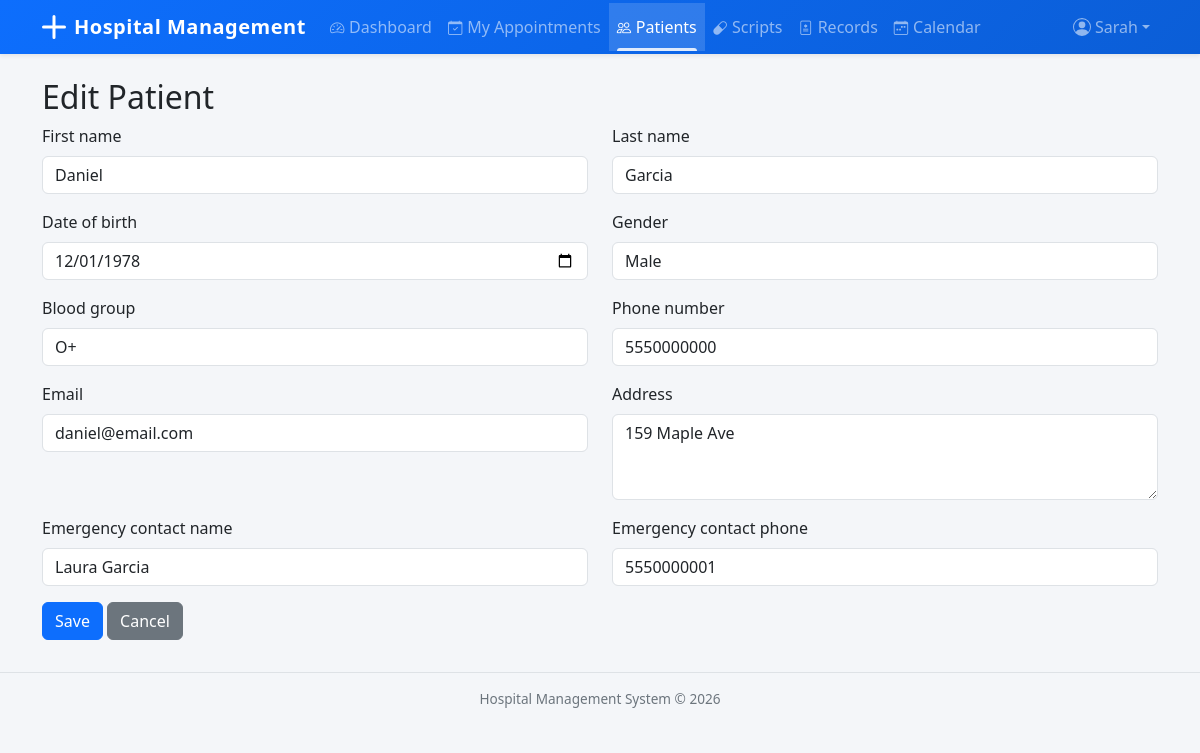
Screenshot of /patients/10/update/ (signed in) with the database file from the repository.
### accounts/models.py (models this page shows, shortened)
class User(AbstractUser):
    class Role(models.TextChoices):
        ADMIN = 'Admin', 'Admin'
        DOCTOR = 'Doctor', 'Doctor'
        RECEPTIONIST = 'Receptionist', 'Receptionist'
    role = models.CharField(max_length=20, choices=Role.choices, default=Role.RECEPTIONIST)
    phone_number = models.CharField(max_length=15, blank=True)

### patients/models.py (models this page shows, shortened)
class Patient(models.Model):
    class Gender(models.TextChoices):
        MALE = 'Male', 'Male'
        FEMALE = 'Female', 'Female'
        OTHER = 'Other', 'Other'
    class BloodGroup(models.TextChoices):
        A_POS = 'A+', 'A+'
        A_NEG = 'A-', 'A-'
        B_POS = 'B+', 'B+'
        B_NEG = 'B-', 'B-'
        AB_POS = 'AB+', 'AB+'
        AB_NEG = 'AB-', 'AB-'
        O_POS = 'O+', 'O+'
        O_NEG = 'O-', 'O-'
    first_name = models.CharField(max_length=50)
    last_name = models.CharField(max_length=50)
    date_of_birth = models.DateField()
    gender = models.CharField(max_length=10, choices=Gender.choices)
    blood_group = models.CharField(max_length=5, choices=BloodGroup.choices, blank=True)
    phone_number = models.CharField(max_length=15)
    email = models.EmailField(blank=True)
    address = models.TextField(blank=True)
    emergency_contact_name = models.CharField(max_length=100, blank=True)
    emergency_contact_phone = models.CharField(max_length=15, blank=True)
    registered_date = models.DateTimeField(auto_now_add=True)
    class Meta:
        ordering = ['first_name', 'last_name']

### patients/views.py (the view, shortened to what this page needs)
# urls.py: path('<int:pk>/update/', views.PatientUpdateView.as_view(), name='patient_update'),
class PatientUpdateView(LoginRequiredMixin, UpdateView):
    model = Patient
    form_class = PatientForm
    template_name = 'patients/patient_form.html'
    success_url = reverse_lazy('patient_list')

### patients/forms.py
class PatientForm(forms.ModelForm):
    class Meta:
        model = Patient
        fields = '__all__'
        widgets = {
            'date_of_birth': forms.DateInput(attrs={'type': 'date'}),
            'address': forms.Textarea(attrs={'rows': 3}),
        }
    def __init__(self, *args, **kwargs):
        super().__init__(*args, **kwargs)
        for field in self.visible_fields():
            field.field.widget.attrs.setdefault('class', 'form-control')

### templates/patients/patient_form.html (shortened to what this page needs)
{% extends 'base.html' %}
{% block content %}
<h2>{% if form.instance.pk %}Edit Patient{% else %}Register Patient{% endif %}</h2>
<form method="post">
    <div class="row">
    {% for field in form %}
        <div class="col-md-6 mb-3">
            <label class="form-label">{{ field.label }}</label>
            {{ field }}
        </div>
    {% endfor %}
    </div>
    <button type="submit" class="btn btn-primary">Save</button>
    <a href="{% url 'patient_list' %}" class="btn btn-secondary">Cancel</a>
</form>
{% endblock %}

### templates/base.html (shortened to what this page needs)
<!DOCTYPE html>
<html lang="en">
<head>
    <link href="https://cdn.jsdelivr.net/npm/bootstrap@5.3.0/dist/css/bootstrap.min.css" rel="stylesheet">
    <link rel="stylesheet" href="https://cdn.jsdelivr.net/npm/bootstrap-icons@1.11.3/font/bootstrap-icons.min.css">
</head>
<body>
    <nav class="navbar navbar-expand-lg navbar-dark bg-primary shadow-sm">
        <div class="container">
            <a class="navbar-brand d-flex align-items-center" href="{% url 'dashboard_redirect' %}">
                <svg xmlns="http://www.w3.org/2000/svg" width="24" height="24" fill="currentColor" class="me-2" viewBox="0 0 16 16">
                    <path d="M8 0a1 1 0 0 1 1 1v6h6a1 1 0 1 1 0 2H9v6a1 1 0 1 1-2 0V9H1a1 1 0 0 1 0-2h6V1a1 1 0 0 1 1-1z"/>
                </svg>
                <span class="d-none d-sm-inline">Hospital Management</span><span class="d-sm-none">HMS</span>
            </a>
            <div class="collapse navbar-collapse" id="navbarNav">
                {% if user.is_authenticated %}
                <ul class="navbar-nav me-auto">
                    {% if user.role == 'Admin' %}
                    <li class="nav-item"><a class="nav-link{% if request.resolver_match.url_name == 'admin_dashboard' %} active{% endif %}" href="{% url 'admin_dashboard' %}"><i class="bi bi-speedometer2 nav-icon"></i>Dashboard</a></li>
                    <li class="nav-item"><a class="nav-link{% if request.resolver_match.url_name == 'department_list' %} active{% endif %}" href="{% url 'department_list' %}"><i class="bi bi-building nav-icon"></i>Departments</a></li>
                    <li class="nav-item"><a class="nav-link{% if 'doctor' in request.resolver_match.url_name %} active{% endif %}" href="{% url 'doctor_list' %}"><i class="bi bi-person-badge nav-icon"></i>Doctors</a></li>
                    <li class="nav-item"><a class="nav-link{% if 'patient' in request.resolver_match.url_name %} active{% endif %}" href="{% url 'patient_list' %}"><i class="bi bi-people nav-icon"></i>Patients</a></li>
                    <li class="nav-item"><a class="nav-link{% if 'appointment' in request.resolver_match.url_name %} active{% endif %}" href="{% url 'appointment_list' %}"><i class="bi bi-calendar-check nav-icon"></i>Appointments</a></li>
                    <li class="nav-item"><a class="nav-link{% if 'prescription' in request.resolver_match.url_name %} active{% endif %}" href="{% url 'prescription_list' %}"><i class="bi bi-capsule nav-icon"></i>Prescriptions</a></li>
                    <li class="nav-item"><a class="nav-link{% if 'record' in request.resolver_match.url_name %} active{% endif %}" href="{% url 'medical_record_list' %}"><i class="bi bi-file-medical nav-icon"></i>Records</a></li>
                    <li class="nav-item"><a class="nav-link{% if 'report' in request.resolver_match.url_name %} active{% endif %}" href="{% url 'patient_report' %}"><i class="bi bi-graph-up nav-icon"></i>Reports</a></li>
                    <li class="nav-item"><a class="nav-link{% if 'calendar' in request.resolver_match.url_name %} active{% endif %}" href="{% url 'doctor_calendar' %}"><i class="bi bi-calendar-week nav-icon"></i>Calendar</a></li>
                    {% elif user.role == 'Doctor' %}
                    <li class="nav-item"><a class="nav-link{% if request.resolver_match.url_name == 'doctor_dashboard' %} active{% endif %}" href="{% url 'doctor_dashboard' %}"><i class="bi bi-speedometer2 nav-icon"></i>Dashboard</a></li>
                    <li class="nav-item"><a class="nav-link" href="{% url 'doctor_appointments' %}"><i class="bi bi-calendar-check nav-icon"></i>My Appointments</a></li>
                    <li class="nav-item"><a class="nav-link{% if 'patient' in request.resolver_match.url_name %} active{% endif %}" href="{% url 'patient_list' %}"><i class="bi bi-people nav-icon"></i>Patients</a></li>
                    <li class="nav-item"><a class="nav-link{% if request.resolver_match.url_name == 'doctor_prescriptions' %} active{% endif %}" href="{% url 'doctor_prescriptions' %}"><i class="bi bi-capsule nav-icon"></i>Scripts</a></li>
                    <li class="nav-item"><a class="nav-link" href="{% url 'doctor_medical_records' %}"><i class="bi bi-file-medical nav-icon"></i>Records</a></li>
                    <li class="nav-item"><a class="nav-link{% if 'calendar' in request.resolver_match.url_name %} active{% endif %}" href="{% url 'doctor_calendar' %}"><i class="bi bi-calendar-week nav-icon"></i>Calendar</a></li>
                    {% endif %}
                </ul>
                <ul class="navbar-nav">
                    <li class="nav-item dropdown">
                        <a class="nav-link dropdown-toggle d-flex align-items-center" href="#" role="button" data-bs-toggle="dropdown">
                            <span class="d-none d-md-inline">{{ user.get_short_name|default:user.username }}</span>
                        </a>
                    </li>
                </ul>
                {% endif %}
            </div>
        </div>
    </nav>
    <div class="container mt-4">
        {% block content %}{% endblock %}
    </div>
    <footer class="footer text-center">
        <div class="container">
            Hospital Management System &copy; {% now "Y" %}
        </div>
    </footer>
</body>
</html>

### templates/base.html (style rules this page uses)
body { background-color: #f4f6f9; }
.navbar { padding-top: 0; padding-bottom: 0; background: linear-gradient(135deg, #0d6efd 0%, #0b5ed7 100%); }
.navbar-brand { font-weight: 700; letter-spacing: 0.5px; padding-top: 0.75rem; padding-bottom: 0.75rem; }
.navbar .nav-link { padding-top: 0.75rem; padding-bottom: 0.75rem; position: relative; transition: background-color 0.15s; }
.navbar .nav-link.active { background-color: rgba(255,255,255,0.15); }
.navbar .nav-link.active::after { content: ''; position: absolute; bottom: 0; left: 0.5rem; right: 0.5rem; height: 3px; background: rgba(255,255,255,0.85); border-radius: 3px 3px 0 0; }
.footer { font-size: 0.85rem; color: #6c757d; border-top: 1px solid #dee2e6; padding: 1rem 0; margin-top: 2rem; }
.nav-icon { margin-right: 0.3rem; font-size: 0.9rem; }

### rows the page displays
User: get_short_name "Sarah"
Patient: form "Daniel" "Garcia" "12/01/1978" "Male" "O+" "5550000000" "daniel@email.com" "159 Maple Ave" "Laura Garcia" "5550000001"

### other values shown
{{ field.label }} "First name" "Last name" "Date of birth" "Gender" "Blood group" "Phone number" "Email" "Address" "Emergency contact name" "Emergency contact phone"
